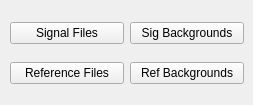
     <widget class="QWidget" name="tab_2">
      <attribute name="title">
       <string>Manual</string>
      </attribute>
      <widget class="QWidget" name="gridLayoutWidget_2">
       <property name="geometry">
        <rect>
         <x>10</x>
         <y>10</y>
         <width>234</width>
         <height>86</height>
        </rect>
       </property>
       <layout class="QGridLayout" name="gridLayout_3">
        <item row="1" column="0">
         <widget class="QPushButton" name="browse_ref_files">
          <property name="toolTip">
           <string>Load reference data files.</string>
          </property>
          <property name="statusTip">
           <string>Load reference data files. </string>
          </property>
          <property name="whatsThis">
           <string>Opens a file dialog to load reference data files.</string>
          </property>
          <property name="text">
           <string>Reference Files</string>
          </property>
         </widget>
        </item>
        <item row="0" column="0">
         <widget class="QPushButton" name="browse_signal_files">
          <property name="toolTip">
           <string>Load signal data files.</string>
          </property>
          <property name="statusTip">
           <string>Load signal data files.</string>
          </property>
          <property name="whatsThis">
           <string>Open a file dialog to load signal data files.</string>
          </property>
          <property name="text">
           <string>Signal Files</string>
          </property>
         </widget>
        </item>
        <item row="0" column="1">
         <widget class="QPushButton" name="browse_background_files">
          <property name="toolTip">
           <string>Load background files.</string>
          </property>
          <property name="statusTip">
           <string>Load background files.</string>
          </property>
          <property name="whatsThis">
           <string>Open a file dialog to load background files.</string>
          </property>
          <property name="text">
           <string>Sig Backgrounds</string>
          </property>
         </widget>
        </item>
        <item row="1" column="1">
         <widget class="QPushButton" name="browse_ref_bg_files">
          <property name="toolTip">
           <string>Load reference background files.</string>
          </property>
          <property name="statusTip">
           <string>Load reference background files.</string>
          </property>
          <property name="whatsThis">
           <string>Opens a file dialog to load reference background files. </string>
          </property>
          <property name="text">
           <string>Ref Backgrounds</string>
          </property>
         </widget>
        </item>
       </layout>
      </widget>
     </widget>
